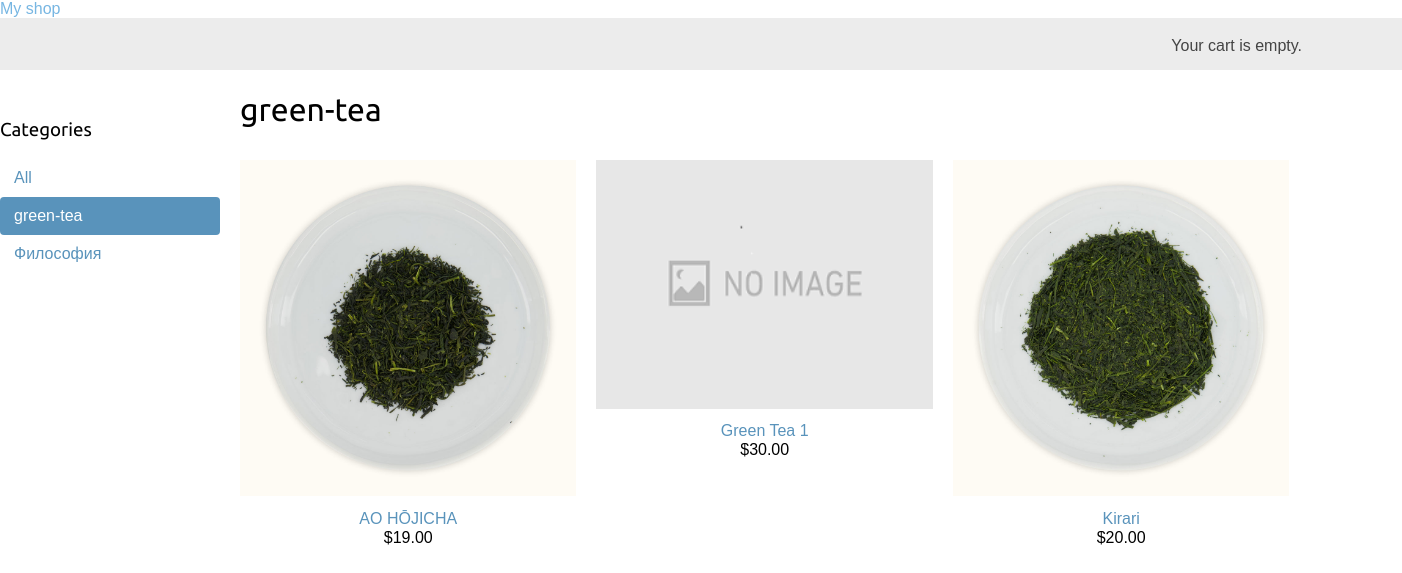
The app's page /green-tea/ with its own data.
### shop/models.py (models this page shows, shortened)
class Category(models.Model):
    name = models.CharField(max_length=200,
                            db_index=True)
    slug = models.SlugField(max_length=200,
                            unique=True)
    class Meta:
        ordering = ('name', )
        verbose_name = 'category'
        verbose_name_plural = 'categories'
    def get_absolute_url(self):
        return reverse('shop:product_list_by_category',
                       args=[self.slug])

class Product(models.Model):
    category = models.ForeignKey(Category,
                                 related_name='products',
                                 on_delete=models.CASCADE)
    name = models.CharField(max_length=200, db_index=True)
    slug = models.SlugField(max_length=200, db_index=True)
    image = models.ImageField(upload_to='products/%Y/%m/%d',
                              blank=True)
    description = models.TextField(blank=True)
    price = models.DecimalField(max_digits=10, decimal_places=2)
    available = models.BooleanField(default=True)
    created = models.DateTimeField(auto_now_add=True)
    updated = models.DateTimeField(auto_now=True)
    class Meta:
        ordering = ('name', )
        index_together = (('id', 'slug'),)
    def get_absolute_url(self):
        return reverse('shop:product_detail',
                       args=[self.id, self.slug])

### shop/views.py (the view)
# urls.py: path('', views.product_list, name='product_list'),
def product_list(request, category_slug=None):
    category = None
    categories = Category.objects.all()
    products = Product.objects.filter(available=True)
    if category_slug:
        category = get_object_or_404(Category, slug=category_slug)
        products = products.filter(category=category)
    return render(request,
                  'shop/product/list.html',
                  {'category': category,
                   'categories': categories,
                   'products': products})

### cart/cart.py (called while the page is built)
    def __len__(self):
        return sum(item['quantity'] for item in self.cart.values())

### cart/context_processors.py (called while the page is built)
def cart(request):
    return {'cart': Cart(request)}

### shop/templates/shop/product/list.html (shortened to what this page needs)
{% extends "shop/base.html" %}
{% load static %}
{% block content %}
    <div id="sidebar">
        <h3>Categories</h3>
        <ul>
            <li {% if not category %} class="selected"{% endif %}>
                <a href="{% url 'shop:product_list' %}">All</a>
            </li>
            {% for c in categories %}
            <li {% if category.slug == c.slug %} class="selected"
            {% endif %}>
                <a href="{{ c.get_absolute_url }}">{{ c.name }}</a>
            </li>
            {% endfor %}
        </ul>
    </div>
    <div id="main" class="product-list">
        <h1>{% if category %}{{ category.name }}{% else %}Products
            {% endif %}</h1>
        {% for product in products %}
            <div class="item">
                <a href="{{ product.get_absolute_url }}">
                    <img src="{% if product.image %}{{ product.image.url }} {% else %}
                              {% static 'img/no_image.png' %}{% endif %}">
                </a>
                <a href="{{ product.get_absolute_url }}">{{ product.name }}</a>
                <br>
                ${{ product.price }}
            </div>
        {% endfor %}
    </div>
{% endblock %}

### shop/static/css/style.css (style rules this page uses)
body { margin:0; padding:0; font-family:helvetica, sans-serif; }
h1, h2, h3, h4, h5 , h6 { font-family: 'Ubuntu', sans-serif; font-weight:normal; }
a { text-decoration:none; color:#5993bb; }
#sidebar { width:220px; padding:30px 20px 0 0; float:left; }
#sidebar ul { margin:0; padding:0; }
#sidebar ul li { margin:0; list-style:none; padding:10px 14px; }
#sidebar ul li a { display:block; }
#sidebar ul li.selected { background:#5993bb; border-radius:4px; }
#sidebar ul li.selected a { color:#fff; }
#main { float:left; width: 96%; margin-right:-220px; overflow:hidden; }
.product-list .item { width:25%; padding:10px 20px 10px 0; float:left; text-align:center; line-height:1.2; }
.product-list .item img { width:100%; margin-bottom:8px; }

### records on screen
Category: name "green-tea"
Category: name "Философия"
Product: image (picture), name "AO HŌJICHA", price "19.00"
Product: name "Green Tea 1", price "30.00"
Product: image (picture), name "Kirari", price "20.00"
